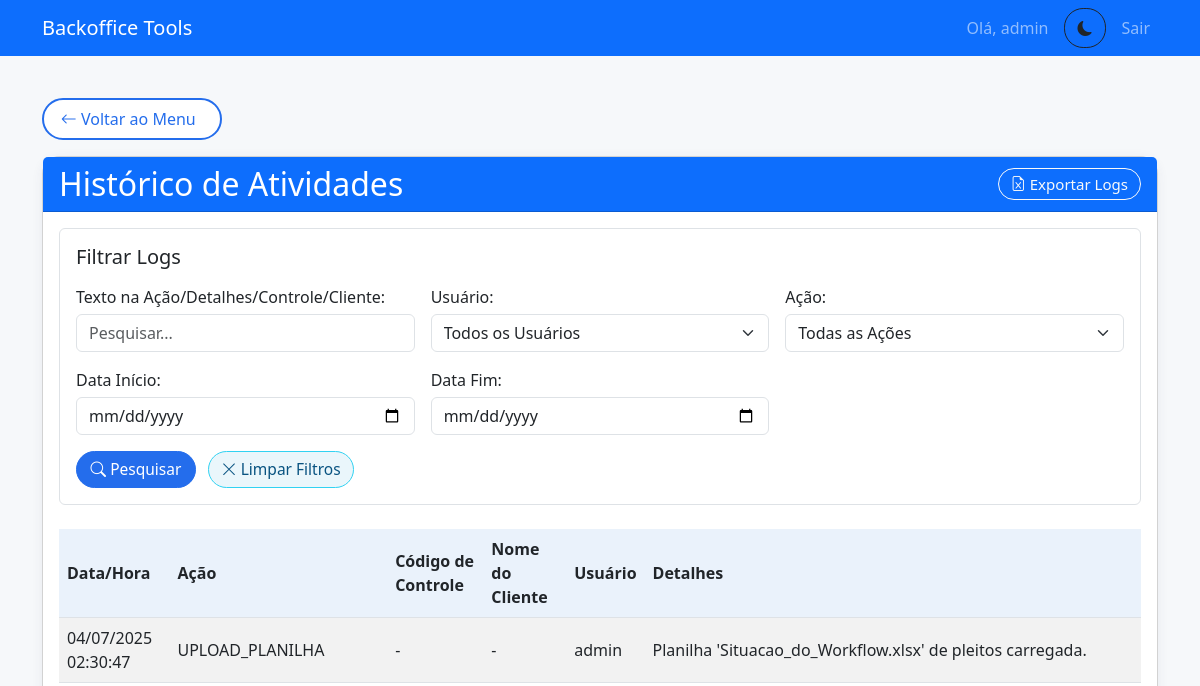
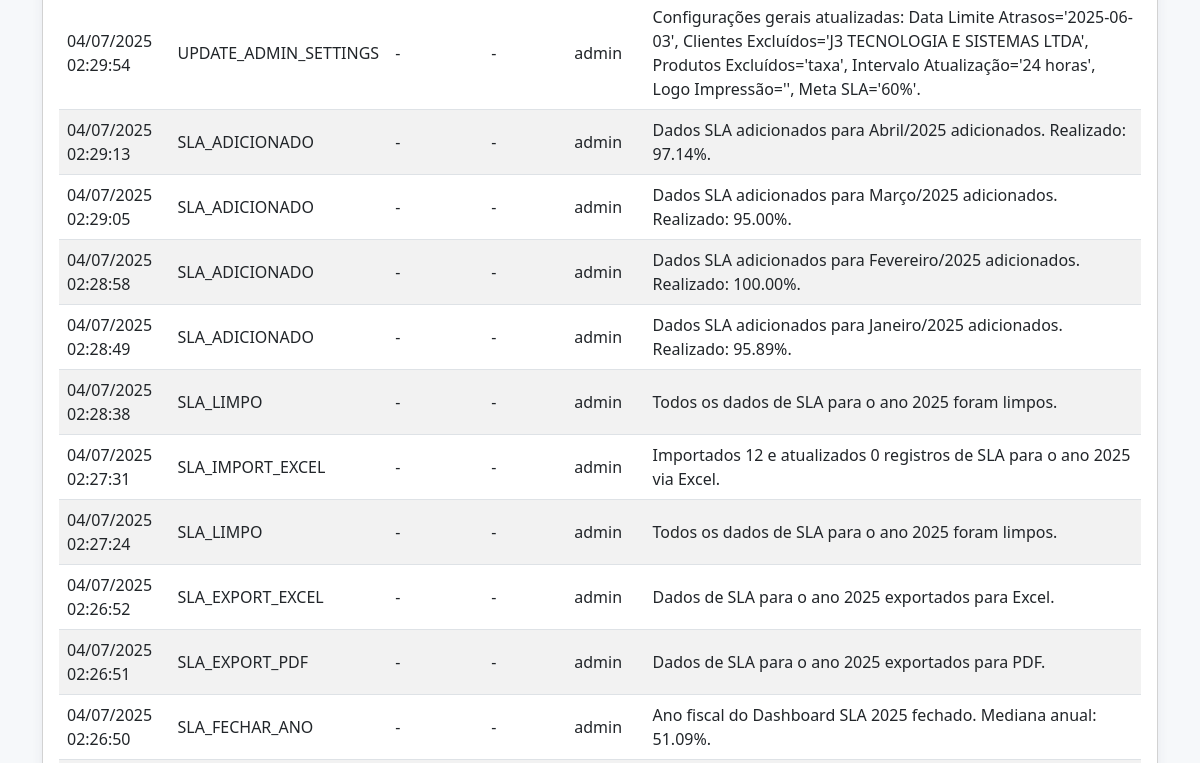
The page /logs (signed in, upper part) on the database as committed earlier (2 pictures, top to bottom).
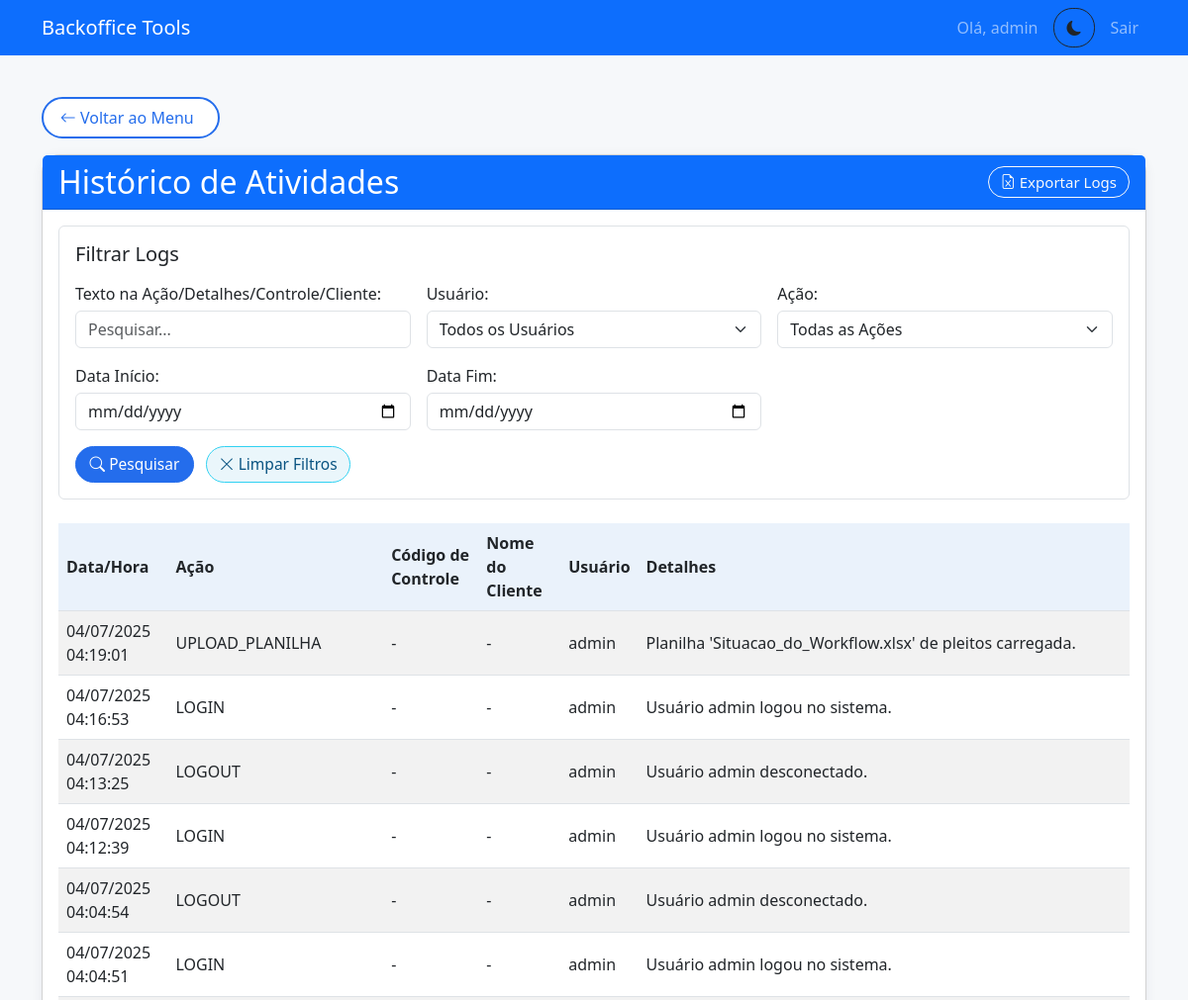
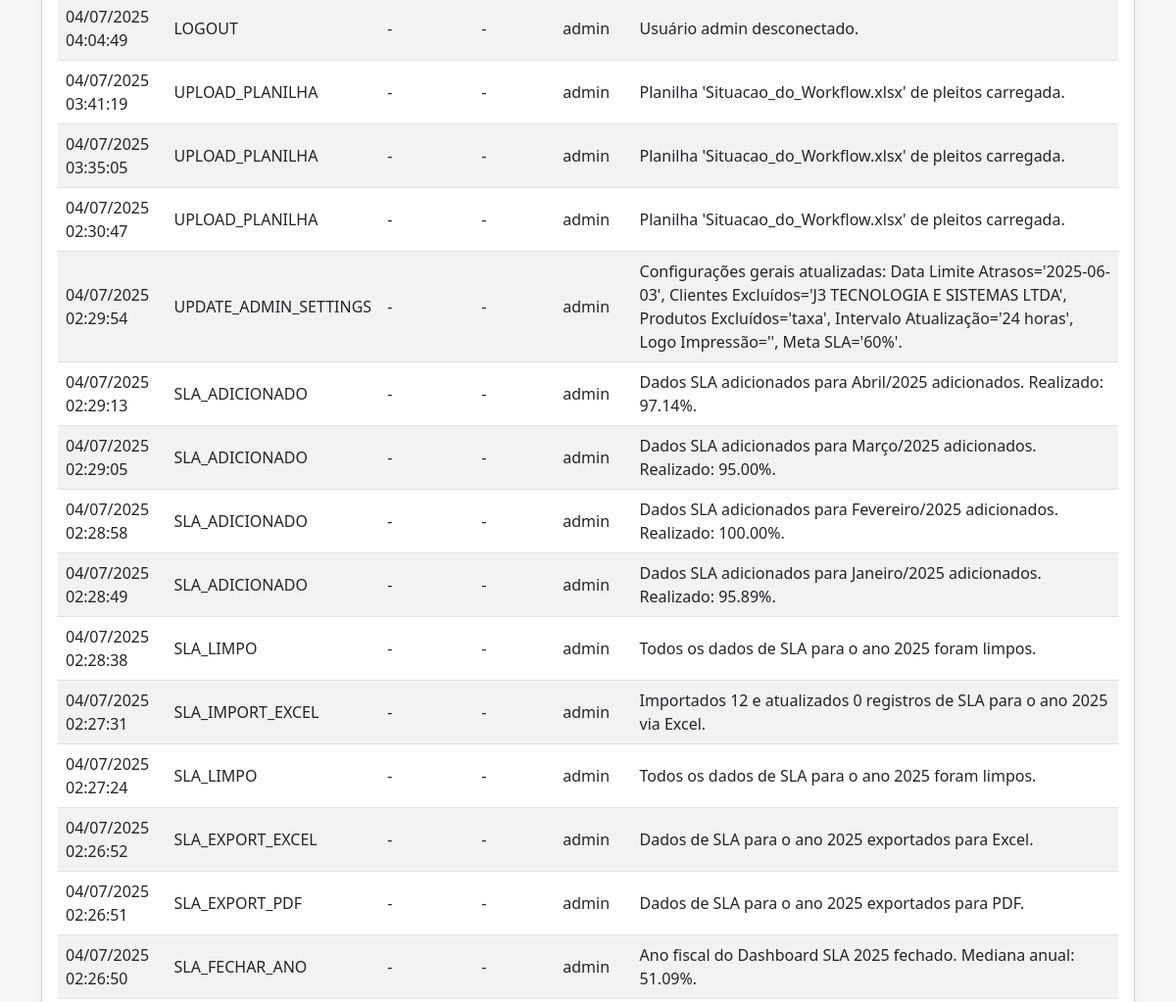
The same page on the database as committed later (2 pictures, top to bottom).
### models.py (models this page shows, shortened)
class Log(db.Model):
    id = db.Column(db.Integer, primary_key=True)
    action = db.Column(db.String(50), nullable=False)
    details = db.Column(db.Text)
    user_id = db.Column(db.Integer, db.ForeignKey('user.id'))
    user = db.relationship('User', backref=db.backref('logs', lazy=True))
    timestamp = db.Column(db.DateTime, default=datetime.utcnow)
    codigo_controle = db.Column(db.String(50), nullable=True)
    nome_cliente = db.Column(db.String(120), nullable=True)

class User(db.Model):
    id = db.Column(db.Integer, primary_key=True)
    username = db.Column(db.String(80), unique=True, nullable=False)
    password_hash = db.Column(db.String(128), nullable=False)
    role_id = db.Column(db.Integer, db.ForeignKey('role.id'), nullable=False)
    role = db.relationship('Role', backref=db.backref('users', lazy=True))

### app.py (the view, shortened to what this page needs)
@app.route('/logs')
@permission_required('can_access_logs') # Acesso aos logs
def show_logs():
    if 'username' not in session:
        return redirect(url_for('login'))
    search_text = request.args.get('search_text', '').strip()
    filter_user = request.args.get('filter_user', '').strip()
    filter_action = request.args.get('filter_action', '').strip()
    start_date_str = request.args.get('start_date', '').strip()
    end_date_str = request.args.get('end_date', '').strip()
    logs_query = Log.query.options(db.joinedload(Log.user)).order_by(Log.timestamp.desc())
    if filter_user:
        logs_query = logs_query.join(User).filter(User.username == filter_user)
    if filter_action:
        logs_query = logs_query.filter(Log.action == filter_action)
    if start_date_str:
        try:
            start_date = datetime.strptime(start_date_str, '%Y-%m-%d').date()
            logs_query = logs_query.filter(db.func.date(Log.timestamp) >= start_date)
        except ValueError:
            flash('Formato de "Data Início" inválido. Use AAAA-MM-DD.', 'danger')
    if end_date_str:
        try:
            end_date = datetime.strptime(end_date_str, '%Y-%m-%d').date()
            logs_query = logs_query.filter(db.func.date(Log.timestamp) <= end_date)
        except ValueError:
            flash('Formato de "Data Fim" inválido. Use AAAA-MM-DD.', 'danger')
    logs = logs_query.all()
    unique_users = [user.username for user in User.query.with_entities(User.username).distinct().order_by(User.username).all()]
    unique_actions = [action for action, in db.session.query(Log.action).distinct().order_by(Log.action).all()]
    return render_template(
        'logs.html',
        logs=logs,
        unique_users=unique_users,
        unique_actions=unique_actions,
        search_text=search_text,
        filter_user=filter_user,
        filter_action=filter_action,
        start_date=start_date_str,
        end_date=end_date_str
    )

### app.py (called while the page is built)
def permission_required(permission_name):
    def decorator(f):
        @wraps(f)
        def decorated_function(*args, **kwargs):
            if 'username' not in session:
                flash('Você precisa estar logado para acessar esta funcionalidade.', 'danger')
                return redirect(url_for('login'))
            user = User.query.filter_by(username=session['username']).first()
            if user and hasattr(user.role, permission_name) and getattr(user.role, permission_name):
                return f(*args, **kwargs)
            else:
                flash('Você não tem permissão para realizar esta ação ou acessar esta página.', 'danger')
                return redirect(url_for('menu')) # Ou abort(403)
        return decorated_function
    return decorator

### templates/logs.html (shortened to what this page needs)
{% extends "base.html" %}
{% block content %}
<a href="{{ url_for('menu') }}" class="btn btn-outline-primary mb-3">
    <i class="bi bi-arrow-left"></i> Voltar ao Menu
</a>
<div class="card">
    <div class="card-header bg-primary text-white d-flex justify-content-between align-items-center">
        <h2 class="mb-0">Histórico de Atividades</h2>
        <a href="{{ url_for('export_logs') }}" class="btn btn-outline-light btn-sm">
            <i class="bi bi-file-earmark-excel"></i> Exportar Logs
        </a>
    </div>
    <div class="card-body">
        <form method="GET" action="{{ url_for('show_logs') }}" class="mb-4 p-3 border rounded">
            <h5 class="mb-3">Filtrar Logs</h5>
            <div class="row g-3">
                <div class="col-md-4">
                    <label for="search_text" class="form-label">Texto na Ação/Detalhes/Controle/Cliente:</label>
                    <input type="text" class="form-control" id="search_text" name="search_text" value="{{ search_text or '' }}" placeholder="Pesquisar...">
                </div>
                <div class="col-md-4">
                    <label for="filter_user" class="form-label">Usuário:</label>
                    <select class="form-select" id="filter_user" name="filter_user">
                        <option value="">Todos os Usuários</option>
                    </select>
                </div>
                <div class="col-md-4">
                    <label for="filter_action" class="form-label">Ação:</label>
                    <select class="form-select" id="filter_action" name="filter_action">
                        <option value="">Todas as Ações</option>
                    </select>
                </div>
                <div class="col-md-4">
                    <label for="start_date" class="form-label">Data Início:</label>
                    <input type="date" class="form-control" id="start_date" name="start_date" value="{{ start_date or '' }}">
                </div>
                <div class="col-md-4">
                    <label for="end_date" class="form-label">Data Fim:</label>
                    <input type="date" class="form-control" id="end_date" name="end_date" value="{{ end_date or '' }}">
                </div>
            </div>
            <div class="mt-3">
                <button type="submit" class="btn btn-primary me-2"><i class="bi bi-search"></i> Pesquisar</button>
                <a href="{{ url_for('show_logs') }}" class="btn btn-outline-secondary"><i class="bi bi-x-lg"></i> Limpar Filtros</a>
            </div>
        </form>
        {% if logs %}
        <div class="table-responsive">
            <table class="table table-striped">
                <thead>
                    <tr>
                        <th>Data/Hora</th>
                        <th>Ação</th>
                        <th>Código de Controle</th>
                        <th>Nome do Cliente</th>
                        <th>Usuário</th>
                        <th>Detalhes</th>
                    </tr>
                </thead>
                <tbody>
                    {% for log in logs %}
                    <tr>
                        <td>{{ log.timestamp.strftime('%d/%m/%Y %H:%M:%S') if log.timestamp else '-' }}</td>
                        <td>{{ log.action }}</td>
                        <td>{{ log.codigo_controle or '-' }}</td>
                        <td>{{ log.nome_cliente or '-' }}</td>
                        <td>{{ log.user.username if log.user else 'N/A' }}</td>
                        <td>{{ log.details or '-' }}</td>
                    </tr>
                    {% endfor %}
                </tbody>
            </table>
        </div>
        {% else %}
        <div class="alert alert-info">
            Nenhum registro de log encontrado para os filtros aplicados.
        </div>
        {% endif %}
    </div>
</div>
{% endblock %}

### templates/base.html (shortened to what this page needs)
<!DOCTYPE html>
<html lang="pt-BR">
<head>
    <link href="https://cdn.jsdelivr.net/npm/bootstrap@5.3.0/dist/css/bootstrap.min.css" rel="stylesheet">
    <link rel="stylesheet" href="https://cdn.jsdelivr.net/npm/bootstrap-icons@1.8.0/font/bootstrap-icons.css">
    <link rel="stylesheet" href="{{ url_for('static', filename='styles.css') }}">
</head>
<body class="{% if request.path == url_for('login') %}login-page{% endif %}">
    {% if 'username' in session or request.path == url_for('login') %}
    <nav class="navbar navbar-expand-lg navbar-dark bg-primary">
        <div class="container">
            <a class="navbar-brand" href="{{ url_for('home') }}">Backoffice Tools</a>
            <div class="navbar-nav ms-auto">
                {% if 'username' in session %}
                    <span class="navbar-text me-3">Olá, {{ session['username'] }}</span>
                    <button id="darkModeToggle" class="btn btn-sm {% if body_classes and 'dark-mode' in body_classes %}btn-outline-light{% else %}btn-outline-dark{% endif %} me-2">
                        <i class="bi {% if body_classes and 'dark-mode' in body_classes %}bi-sun-fill{% else %}bi-moon-fill{% endif %}"></i>
                    </button>
                    <a class="nav-link" href="{{ url_for('logout') }}">Sair</a>
                {% else %}
                    <button id="darkModeToggle" class="btn btn-sm btn-outline-light me-2">
                        <i class="bi bi-moon-fill"></i>
                    </button>
                {% endif %}
            </div>
        </div>
    </nav>
    {% endif %}
    <div class="container mt-4">
        {% block content %}{% endblock %}
    </div>
</body>
</html>

### static/styles.css (style rules this page uses)
body { background-color: #f6f8fa; font-family: 'Segoe UI', Arial, sans-serif; }
.card { border-radius: 18px; box-shadow: 0 2px 12px rgba(50, 60, 100, 0.07); }
.card-header { border-radius: 18px 18px 0 0; font-size: 1.15rem; font-weight: 500; }
.table thead th { background-color: #eaf2fb; font-size: 1rem; }
.table td, .table th { vertical-align: middle; }
.btn, .btn-primary, .btn-outline-primary, .btn-outline-info, .btn-outline-success, .btn-outline-warning, .btn-outline-secondary { border-radius: 1.2rem !important; font-weight: 500; font-size: 0.97rem; transition: background 0.18s; box-shadow: none !important; }
.btn-outline-info, .btn-outline-secondary { color: #095381 !important; border-color: #31d2f2 !important; background-color: #eaf6fb !important; }
.btn-primary, .btn-outline-primary { background-color: #246dec; border-color: #246dec; color: #fff !important; }
.btn-sm { padding: 0.22rem 0.75rem; font-size: 0.94rem; border-radius: 1.2rem; }
a.btn-outline-primary.mb-3 { font-size: 1rem; padding: 0.44rem 1.5rem 0.44rem 1.05rem; border-radius: 1.7rem !important; margin-bottom: 1.3rem; margin-top: 1.1rem; background: #fff; font-weight: 500; border: 2px solid #246dec; color: #246dec !important; transition: background 0.13s, color 0.13s; }
.form-label { font-weight: 500; margin-bottom: 0.3rem; }
.btn-edit-feriados, #btnFeriados, .btn-modal, .btn-outline-primary { background: #fff; color: #246dec !important; border: 1.5px solid #246dec; border-radius: 1.2rem !important; font-weight: 500; padding: 0.3rem 1.1rem; font-size: 0.97rem; margin-bottom: 0.3em; transition: background .15s, color .15s; }
.table-responsive { padding-bottom: 0.5em; }
.btn-outline-primary, .btn-primary, .btn-warning, .btn-success, .btn-secondary { min-width: 120px; }

### templates/base.html (style rules this page uses)
:root { --bg-light: #f8f9fa; --text-light: #212529; --card-light: #ffffff; --primary-light: #0d6efd; --secondary-light: #6c757d; --bg-dark: #121212; --text-dark: #e0e0e0; --card-dark: #1e1e1e; --primary-dark: #1a4b8c; --secondary-dark: #495057; }

Rows that differ between the two databases and show on the page:
added Log: timestamp "04/07/2025 04:19:01", action "UPLOAD_PLANILHA", codigo_controle "-", nome_cliente "-", user "admin", details "Planilha 'Situacao_do_Workflow.xlsx' de pleitos carregada."
added Log: timestamp "04/07/2025 04:16:53", action "LOGIN", codigo_controle "-", nome_cliente "-", user "admin", details "Usuário admin logou no sistema."
added Log: timestamp "04/07/2025 04:13:25", action "LOGOUT", codigo_controle "-", nome_cliente "-", user "admin", details "Usuário admin desconectado."
added Log: timestamp "04/07/2025 04:12:39", action "LOGIN", codigo_controle "-", nome_cliente "-", user "admin", details "Usuário admin logou no sistema."
added Log: timestamp "04/07/2025 04:04:54", action "LOGOUT", codigo_controle "-", nome_cliente "-", user "admin", details "Usuário admin desconectado."
added Log: timestamp "04/07/2025 04:04:51", action "LOGIN", codigo_controle "-", nome_cliente "-", user "admin", details "Usuário admin logou no sistema."
added Log: timestamp "04/07/2025 04:04:49", action "LOGOUT", codigo_controle "-", nome_cliente "-", user "admin", details "Usuário admin desconectado."
added Log: timestamp "04/07/2025 03:41:19", action "UPLOAD_PLANILHA", codigo_controle "-", nome_cliente "-", user "admin", details "Planilha 'Situacao_do_Workflow.xlsx' de pleitos carregada."
added Log: timestamp "04/07/2025 03:35:05", action "UPLOAD_PLANILHA", codigo_controle "-", nome_cliente "-", user "admin", details "Planilha 'Situacao_do_Workflow.xlsx' de pleitos carregada."
